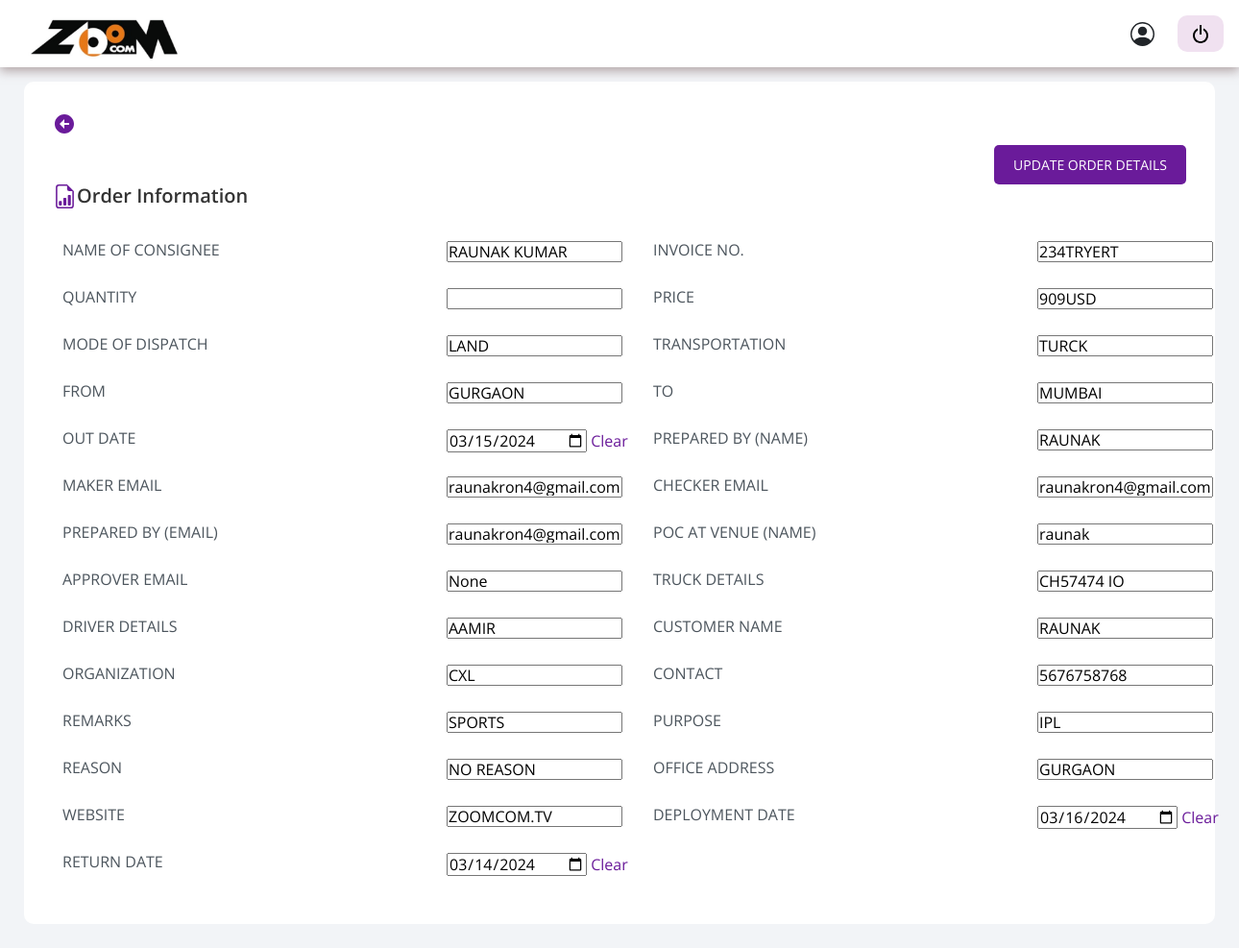
Page /asset_management/orders-form-edit/1/ on the committed database.
### orders/models.py (models this page shows)
class OrderDetail(models.Model):
    class OrderStatus(models.IntegerChoices):
            BOOKED = 1,
            APPROVED = 2,
            CANCELLED = 3,
            DISPATCHED = 4,
    assets = models.ManyToManyField(AssetMaster, related_name='order_details', blank=True)
    customer_id = models.ForeignKey(CustomerDetail, on_delete=models.SET_NULL, null=True)
    price = models.CharField(null=True, blank=True, max_length=50)
    order_status = models.IntegerField(choices=OrderStatus.choices, default=OrderStatus.BOOKED)
    organization = models.CharField(max_length=100, blank=True, null=True)
    remarks = models.CharField(max_length=100, null=True, blank=True)
    customer = models.CharField(max_length=100, null=True, blank=True)
    deployment_date = models.DateField(null=True, blank=True)
    return_date = models.DateField(null=True, blank=True)
    name_of_consignee = models.CharField(max_length=100, blank=True, null=True)
    invoice_number = models.CharField(max_length=100, blank=True, null=True)
    mode_of_dispatch = models.CharField(max_length=100, blank=True, null=True)
    transportation = models.CharField(max_length=100, blank=True, null=True)
    order_to = models.CharField(max_length=100, blank=True, null=True)
    order_from = models.CharField(max_length=100, blank=True, null=True)
    out_date_and_time = models.DateField(null=True, blank=True)
    prepared_by_name = models.CharField(max_length=100, blank=True, null=True)
    prepared_by_email = models.CharField(max_length=100, blank=True, null=True)
    poc_at_venue_name = models.CharField(max_length=100, blank=True, null=True)
    approver_email = models.CharField(max_length=100, blank=True, null=True)
    truck_details = models.CharField(max_length=100, blank=True, null=True)
    contact_details = models.CharField(max_length=100, blank=True, null=True)
    driver_details = models.CharField(max_length=100, blank=True, null=True)
    purpose = models.CharField(max_length=100, blank=True, null=True)
    reason = models.CharField(max_length=100, blank=True, null=True)
    office_address = models.CharField(max_length=100, blank=True, null=True)
    website = models.CharField(max_length=100, blank=True, null=True)
    challan_number = models.CharField(max_length=100, blank=True, null=True)
    maker_email = models.CharField(max_length=100, blank=True, null=True)
    checker_email = models.CharField(max_length=100, blank=True, null=True)
    approve_order = models.BooleanField(default=False)
    order_dispatch = models.BooleanField(default=False)

### orders/views.py (the view)
# urls.py: path('orders-form-edit/<int:id>/', orders_form_edit, name='confirmed_orders_list'),
def orders_form_edit(request,id):
    ctx = {}
    orders_detail_obj = OrderDetail.objects.filter(id=id)
    if request.method == 'POST':
        name_of_consignee = request.POST.get('name_of_consignee') or None
        invoice_number = request.POST.get('invoice_number') or None
        price = request.POST.get('price') or None
        mode_of_dispatch = request.POST.get('mode_of_dispatch') or None
        transportation = request.POST.get('transportation') or None
        order_from = request.POST.get('order_from') or None
        order_to = request.POST.get('order_to') or None
        out_date_and_time = request.POST.get('out_date_and_time') or None
        deployment_date = request.POST.get('deployment_date') or None
        return_date = request.POST.get('return_date') or None
        prepared_by_name = request.POST.get('prepared_by_name') or None
        prepared_by_email = request.POST.get('prepared_by_email') or None
        poc_at_venue_name = request.POST.get('poc_at_venue_name') or None
        approver_email = request.POST.get('approver_email') or None
        checker_email = request.POST.get('checker_email') or None
        maker_email = request.POST.get('maker_email') or None
        truck_details = request.POST.get('truck_details') or None
        contact_details = request.POST.get('contact_details') or None
        driver_details = request.POST.get('driver_details') or None
        organization = request.POST.get('organization') or None
        remarks = request.POST.get('remarks') or None
        purpose = request.POST.get('purpose') or None
        reason = request.POST.get('reason') or None
        office_address = request.POST.get('office_address') or None
        website = request.POST.get('website') or None
        orders_detail_obj.update(
            name_of_consignee=name_of_consignee,
            invoice_number=invoice_number,
            price=price,
            mode_of_dispatch=mode_of_dispatch,
            transportation=transportation,
            order_from=order_from,
            order_to=order_to,
            out_date_and_time=out_date_and_time,
            deployment_date=deployment_date,
            return_date=return_date,
            prepared_by_name=prepared_by_name,
            prepared_by_email=prepared_by_email,
            poc_at_venue_name=poc_at_venue_name,
            approver_email=approver_email,
            checker_email=checker_email,
            maker_email=maker_email,
            truck_details=truck_details,
            driver_details=driver_details,
            organization=organization,
            remarks=remarks,
            purpose=purpose,
            reason=reason,
            contact_details=contact_details,
            office_address=office_address,
            website=website,
        )
        return redirect(f"/asset_management/orders-info/{id}/")
    else:
        ctx['orders_detail_obj'] = orders_detail_obj
    return render(request,'orders_formedit.html', ctx)

### orders/templates/orders_formedit.html (shortened to what this page needs)
{% load static%}
{% include 'base_dashboard.html' %}
{% block content %}
<link rel="stylesheet" href="https://cdnjs.cloudflare.com/ajax/libs/dropzone/5.9.2/min/dropzone.min.css">
<link rel="stylesheet" href="https://cdnjs.cloudflare.com/ajax/libs/font-awesome/5.15.3/css/all.min.css">
<section class="assetdetail-detail" style=" margin-top: 60px">
    <div class="assetdetail-containing">
        <button onclick="goToOrderDetails()" style="border: none; margin-bottom: 10px; background-color: transparent;"><svg xmlns="http://www.w3.org/2000/svg" width="24" height="24" viewBox="0 0 24 24" style="fill: #6A1B9A;transform:msFilter"><path d="M12 2C6.486 2 2 6.486 2 12s4.486 10 10 10 10-4.486 10-10S17.514 2 12 2zm5 11h-5v4l-5-5 5-5v4h5v2z"></path></svg></button>
    <form method="post" enctype="multipart/form-data">
      <div class="assebutton" style="gap: 20px; display: flex;    justify-content: flex-end;      ">
        <button type="submit" style="background: #6A1B9A;
        border: none;
        color: #fff;
        padding: 10px 20px;
        font-size: 14px;
        border: none;
        border-radius: 5px;
        text-transform: uppercase;">Update Order Details</button>
    </div>
    {% for m in orders_detail_obj%}
        <div class="assetdetail-contain mt-0">
            <h1>Order Information</h1>
            <div class="detialasset mt-4">
                <div class="detialasset-name">
                    <p>NAME of CONSIGNEE</p>
                    <div class="bndname">
                      <span>  <input type="text" name="name_of_consignee" id="" value="{{m.name_of_consignee}}"></span>
                    </div>
                </div>
                <div class="detialasset-name">
                    <p>INVOICE NO.
                    </p>
                    <div class="bndname">
                      <input type="text" name="invoice_number" id="" value="{{m.invoice_number}}">
                    </div>
                </div>
                <div class="detialasset-name">
                    <p>QUANTITY
                    </p>
                    <div class="bndname">
                      <input type="number" name="quantity" id="" value="{{m.quantity}}">
                    </div>
                </div>
                <div class="detialasset-name">
                    <p>PRICE
                    </p>
                    <div class="bndname">
                      <input type="text" name="price" id="" value="{{m.price}}">
                    </div>
                </div>
                <div class="detialasset-name">
                    <p>MODE of DISPATCH</p>
                    <div class="bndname">
                      <input type="text" name="mode_of_dispatch" id="" value="{{m.mode_of_dispatch}}">
                    </div>
                </div>
                <div class="detialasset-name">
                    <p>TRANSPORTATION</p>
                    <div class="bndname">
                      <input type="text" name="transportation" id="" value="{{m.transportation}}">
                    </div>
                </div>
                <div class="detialasset-name">
                    <p>FROM</p>
                    <div class="bndname">
                        <input type="text" name="order_from" id="" value="{{m.order_from}}">
                    </div>
                </div>
                <div class="detialasset-name">
                    <p>TO</p>
                    <div class="bndname">
                      <input type="text" name="order_to" id="" value="{{m.order_to}}">
                    </div>
                </div>
                <div class="detialasset-name">
                    <p>OUT DATE</p>
                    <div class="bndname">
                        <div class="bndname">
                      <input type="date" name="out_date_and_time" id="myDateField1" value="{{m.out_date_and_time|date:'Y-m-d'}}">
                        <span><button class="transparent-button" onclick="clearDate(event, 'myDateField1')">Clear</button></span>
                        </div>
                    </div>
                </div>
                <div class="detialasset-name">
                    <p>PREPARED by (Name)</p>
                    <div class="bndname">
                      <input type="text" id="myDateField1" name="prepared_by_name" value="{{m.prepared_by_name}}">
                    </div>
                </div>
                <div class="detialasset-name">
                    <p>Maker Email</p>
                    <div class="bndname">
                      <input type="text" id="myDateField1" name="maker_email" value="{{m.maker_email}}">
                    </div>
                </div>
                <div class="detialasset-name">
                    <p>Checker Email</p>
                    <div class="bndname">
                      <input type="text" id="myDateField1" name="maker_email" value="{{m.maker_email}}">
                    </div>
                </div>
                <div class="detialasset-name">
                    <p>PREPARED by (Email)</p>
                    <div class="bndname">
                      <input type="text" id="myDateField1" name="prepared_by_email" value="{{m.prepared_by_email}}">
                    </div>
                </div>
                <div class="detialasset-name">
                    <p>POC at VENUE (NAME)</p>
                    <div class="bndname">
                      <input type="text" name="poc_at_venue_name" id="" value="{{m.poc_at_venue_name}}">
                    </div>
                </div>
                <div class="detialasset-name">
                    <p>Approver Email</p>
                    <div class="bndname">
                      <input type="text" name="approver_email" id="" value="{{m.approver_email}}">
                    </div>
                </div>
                <div class="detialasset-name" >
                    <p>TRUCK DETAILS
                    </p>
                    <div class="bndname">
                        <input type="text" name="truck_details" id="" value="{{m.truck_details}}">
                    </div>
                </div>
                <div class="detialasset-name" >
                    <p>DRIVER DETAILS
                    </p>
                    <div class="bndname">
                        <input type="text" name="driver_details" id="" value="{{m.driver_details}}">
                    </div>
                </div>
                <div class="detialasset-name" >
                    <p>CUSTOMER NAME
                    </p>
                    <div class="bndname">
                        <input type="text" name="customer" id="" value="{{m.customer}}">
                    </div>
                </div>
                <div class="detialasset-name" >
                    <p>ORGANIZATION
                    </p>
                    <div class="bndname">
                        <input type="text" name="organization" id="" value="{{m.organization}}">
                    </div>
                </div>
                <div class="detialasset-name" >
                    <p>CONTACT
                    </p>
                    <div class="bndname">
                        <input type="text" name="contact_details" id="" value="{{m.contact_details}}">
                    </div>
                </div>
                <div class="detialasset-name" >
                    <p>REMARKS
                    </p>
                    <div class="bndname">
                        <input type="text" name="remarks" id="" value="{{m.remarks}}">
                    </div>
                </div>
                <div class="detialasset-name" >
                    <p>PURPOSE
                    </p>
                    <div class="bndname">
                        <input type="text" name="purpose" id="" value="{{m.purpose}}">
                    </div>
                </div>
                <div class="detialasset-name" >
                    <p>REASON
                    </p>
                    <div class="bndname">
                        <input type="text" name="reason" id="" value="{{m.reason}}">
                    </div>
                </div>
                <div class="detialasset-name" >
                    <p>OFFICE ADDRESS
                    </p>
                    <div class="bndname">
                        <input type="text" name="office_address" id="" value="{{m.office_address}}">
                    </div>
                </div>
                <div class="detialasset-name" >
                    <p>WEBSITE
                    </p>
                    <div class="bndname">
                        <input type="text" name="website" id="" value="{{m.website}}">
                    </div>
                </div>
                <div class="detialasset-name">
                    <p>DEPLOYMENT DATE</p>
                    <div class="bndname">
                      <input type="date" name="deployment_date" id="myDateField2" value="{{m.deployment_date|date:'Y-m-d'}}">
                      <span><button class="transparent-button" onclick="clearDate(event, 'myDateField2')">Clear</button></span>
                    </div>
                </div>
                <div class="detialasset-name">
                    <p>RETURN DATE</p>
                    <div class="bndname">
                      <input type="date" id="myDateField3" name="return_date" value="{{ m.return_date|date:'Y-m-d' }}">
                      <span><button class="transparent-button" onclick="clearDate(event, 'myDateField3')">Clear</button></span>
                    </div>
                </div>
            </div>
        </div>
{% endfor %}
    </div>
</section>
{% endblock content %}

### rows in the picture
OrderDetail: name_of_consignee "RAUNAK KUMAR", invoice_number "234TRYERT", price "909USD", mode_of_dispatch "LAND", transportation "TURCK", order_from "GURGAON", order_to "MUMBAI", out_date_and_time "03/15/2024", prepared_by_name "RAUNAK", maker_email "raunakron4@gmail.com", prepared_by_email "raunakron4@gmail.com", poc_at_venue_name "raunak", approver_email "None", truck_details "CH57474 IO", driver_details "AAMIR", customer "RAUNAK", organization "CXL", contact_details "5676758768", remarks "SPORTS", purpose "IPL", reason "NO REASON", office_address "GURGAON", website "ZOOMCOM.TV", deployment_date "03/16/2024", return_date "03/14/2024"
